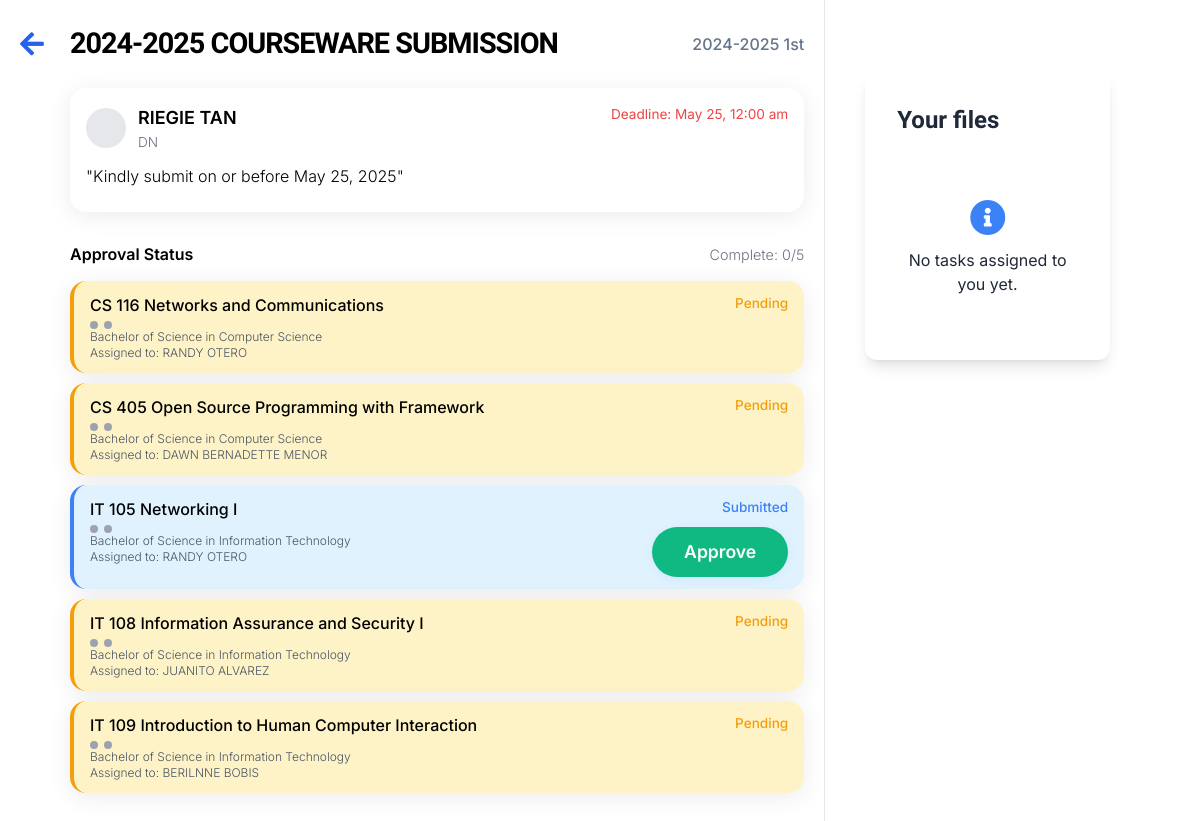
Page /main/dashboard/submissionspage.php (signed in) on the committed database.
### tables this page shows
CREATE TABLE `tasks` (
  `TaskID` int(11) NOT NULL AUTO_INCREMENT,
  `Title` varchar(255) NOT NULL,
  `Description` text DEFAULT NULL,
  `CreatedBy` int(11) DEFAULT NULL,
  `FacultyID` int(11) DEFAULT NULL,
  `DueDate` date DEFAULT NULL,
  `Status` enum('Pending','In Progress','Completed') DEFAULT 'Pending',
  `SchoolYear` varchar(30) NOT NULL,
  `Term` varchar(30) NOT NULL,
  `CreatedAt` datetime DEFAULT current_timestamp(),
  PRIMARY KEY (`TaskID`),
  KEY `CreatedBy` (`CreatedBy`),
  KEY `FacultyID` (`FacultyID`),
  CONSTRAINT `tasks_ibfk_1` FOREIGN KEY (`CreatedBy`) REFERENCES `personnel` (`PersonnelID`),
  CONSTRAINT `tasks_ibfk_2` FOREIGN KEY (`FacultyID`) REFERENCES `faculties` (`FacultyID`)
);

CREATE TABLE `personnel` (
  `PersonnelID` int(11) NOT NULL AUTO_INCREMENT,
  `FirstName` varchar(50) NOT NULL,
  `LastName` varchar(50) NOT NULL,
  `Gender` enum('Male','Female','Other') DEFAULT NULL,
  `Role` varchar(10) DEFAULT NULL,
  `FacultyID` int(11) DEFAULT NULL,
  `AccountID` int(11) DEFAULT NULL,
  PRIMARY KEY (`PersonnelID`),
  KEY `FacultyID` (`FacultyID`),
  KEY `AccountID` (`AccountID`),
  CONSTRAINT `personnel_ibfk_1` FOREIGN KEY (`FacultyID`) REFERENCES `faculties` (`FacultyID`),
  CONSTRAINT `personnel_ibfk_2` FOREIGN KEY (`AccountID`) REFERENCES `accounts` (`AccountID`) ON DELETE SET NULL ON UPDATE CASCADE
);

CREATE TABLE `task_assignments` (
  `TaskAssignmentID` int(11) NOT NULL AUTO_INCREMENT,
  `TaskID` int(11) NOT NULL,
  `ProgramID` int(11) NOT NULL,
  `CourseCode` varchar(10) NOT NULL,
  `FacultyID` int(11) NOT NULL,
  `Status` enum('Pending','Submitted','Completed') DEFAULT 'Pending',
  `ReviewStatus` enum('Not Reviewed','Approved','Rejected') DEFAULT 'Not Reviewed',
  `SubmissionPath` varchar(255) DEFAULT NULL,
  `SubmissionDate` datetime DEFAULT NULL,
  `ApprovedBy` int(11) DEFAULT NULL,
  `ApprovalDate` datetime DEFAULT NULL,
  `RevisionReason` text DEFAULT NULL,
  PRIMARY KEY (`TaskAssignmentID`),
  KEY `fk_task_assignments_tasks` (`TaskID`),
  KEY `fk_task_assignments_program` (`ProgramID`),
  KEY `fk_task_assignments_course` (`CourseCode`),
  KEY `fk_task_assignments_faculty` (`FacultyID`),
  KEY `fk_task_assignments_approver` (`ApprovedBy`),
  CONSTRAINT `fk_task_assignments_approver` FOREIGN KEY (`ApprovedBy`) REFERENCES `personnel` (`PersonnelID`) ON DELETE SET NULL,
  CONSTRAINT `fk_task_assignments_course` FOREIGN KEY (`CourseCode`) REFERENCES `courses` (`CourseCode`) ON DELETE CASCADE,
  CONSTRAINT `fk_task_assignments_faculty` FOREIGN KEY (`FacultyID`) REFERENCES `faculties` (`FacultyID`) ON DELETE CASCADE,
  CONSTRAINT `fk_task_assignments_program` FOREIGN KEY (`ProgramID`) REFERENCES `programs` (`ProgramID`) ON DELETE CASCADE,
  CONSTRAINT `fk_task_assignments_tasks` FOREIGN KEY (`TaskID`) REFERENCES `tasks` (`TaskID`) ON DELETE CASCADE
);

CREATE TABLE `courses` (
  `CourseCode` varchar(10) NOT NULL,
  `Title` varchar(100) DEFAULT NULL,
  PRIMARY KEY (`CourseCode`)
);

CREATE TABLE `programs` (
  `ProgramID` int(11) NOT NULL AUTO_INCREMENT,
  `ProgramCode` varchar(10) NOT NULL,
  `ProgramName` varchar(100) NOT NULL,
  PRIMARY KEY (`ProgramID`)
);

### main/dashboard/submissionspage.php (the view, shortened to what the rows shown need)
<?php
$conn = new mysqli("localhost", "root", "", "cms");
$accountID = $_SESSION['AccountID'];
$userRole = "";
$facultyID = null;
$sql = "SELECT personnel.PersonnelID, personnel.FacultyID, personnel.Role, faculties.Faculty
        FROM personnel
        JOIN faculties ON personnel.FacultyID = faculties.FacultyID
        WHERE personnel.AccountID = ?";
$stmt = $conn->prepare($sql);
$stmt->bind_param("i", $accountID);
$stmt->execute();
$result = $stmt->get_result();
if ($result && $result->num_rows > 0) {
    $row = $result->fetch_assoc();
    $facultyID = $row['FacultyID'];
    $personnelID = $row['PersonnelID'];
    $userRole = $row['Role'];
}
$tasks = [];
if (isset($_GET['task_id'])) {
    $taskID = $_GET['task_id'];
    $tasksSql = "SELECT t.TaskID, t.Title, t.Description, t.DueDate, t.Status, t.CreatedAt,
                t.SchoolYear, t.Term, COUNT(ta.TaskAssignmentID) as TotalAssignments,
                SUM(CASE WHEN ta.Status = 'Completed' THEN 1 ELSE 0 END) as CompletedAssignments,
                p.FirstName as CreatorFirstName, p.LastName as CreatorLastName, p.Role as CreatorRole,
                ta.RevisionReason
                FROM tasks t
                JOIN task_assignments ta ON t.TaskID = ta.TaskID
                JOIN program_courses pc ON ta.CourseCode = pc.CourseCode AND ta.ProgramID = pc.ProgramID
                LEFT JOIN personnel p ON t.CreatedBy = p.PersonnelID
                WHERE t.TaskID = ? AND t.FacultyID = ?";
    if ($userRole != 'DN' && $userRole != 'PH' && $userRole != 'COR') {
        $tasksSql .= " AND pc.PersonnelID = ?";
    }
    $tasksSql .= " GROUP BY t.TaskID ORDER BY t.CreatedAt DESC";
    $tasksStmt = $conn->prepare($tasksSql);
    if ($userRole != 'DN' && $userRole != 'PH' && $userRole != 'COR') {
        $tasksStmt->bind_param("iii", $taskID, $facultyID, $personnelID);
    } else {
        $tasksStmt->bind_param("ii", $taskID, $facultyID);
    }
} else if ($userRole == 'DN' || $userRole == 'PH' || $userRole == 'COR') {
    $tasksSql = "SELECT t.TaskID, t.Title, t.Description, t.DueDate, t.Status, t.CreatedAt,
                t.SchoolYear, t.Term, COUNT(ta.TaskAssignmentID) as TotalAssignments,
                SUM(CASE WHEN ta.Status = 'Completed' THEN 1 ELSE 0 END) as CompletedAssignments,
                p.FirstName as CreatorFirstName, p.LastName as CreatorLastName, p.Role as CreatorRole,
                ta.RevisionReason
                FROM tasks t
                JOIN task_assignments ta ON t.TaskID = ta.TaskID
                JOIN program_courses pc ON ta.CourseCode = pc.CourseCode AND ta.ProgramID = pc.ProgramID
                LEFT JOIN personnel p ON t.CreatedBy = p.PersonnelID
                WHERE t.FacultyID = ?
                GROUP BY t.TaskID
                ORDER BY t.CreatedAt DESC";
    $tasksStmt = $conn->prepare($tasksSql);
    $tasksStmt->bind_param("i", $facultyID);
}
$tasksStmt->execute();
$tasksResult = $tasksStmt->get_result();
while ($taskRow = $tasksResult->fetch_assoc()) {
    $assignmentsSql = "SELECT ta.TaskAssignmentID, ta.CourseCode, ta.ProgramID, ta.Status as AssignmentStatus,
                    ta.SubmissionPath, ta.SubmissionDate, ta.ApprovalDate, ta.RevisionReason,
                    c.Title as CourseTitle, p.ProgramName, p.ProgramCode,
                    CONCAT(per.FirstName, ' ', per.LastName) as AssignedTo,
                    per.PersonnelID as PersonnelID,
                    CONCAT(apr.FirstName, ' ', apr.LastName) as ApprovedBy
                    FROM task_assignments ta
                    JOIN courses c ON ta.CourseCode = c.CourseCode
                    JOIN programs p ON ta.ProgramID = p.ProgramID
                    LEFT JOIN program_courses pc ON ta.CourseCode = pc.CourseCode AND ta.ProgramID = pc.ProgramID
                    LEFT JOIN personnel per ON pc.PersonnelID = per.PersonnelID
                    LEFT JOIN personnel apr ON ta.ApprovedBy = apr.PersonnelID
                    WHERE ta.TaskID = ?";
    $assignmentsSql .= " ORDER BY p.ProgramName, ta.CourseCode";
    $assignmentsStmt = $conn->prepare($assignmentsSql);
    if ($userRole != 'DN' && $userRole != 'PH' && $userRole != 'COR') {
        $assignmentsStmt->bind_param("ii", $taskRow['TaskID'], $personnelID);
    } else {
        $assignmentsStmt->bind_param("i", $taskRow['TaskID']);
    }
    $assignmentsStmt->execute();
    $assignmentsResult = $assignmentsStmt->get_result();
    $assignments = [];
    while ($assignmentRow = $assignmentsResult->fetch_assoc()) {
        $assignments[] = $assignmentRow;
    }
    $taskRow['Assignments'] = $assignments;
    $tasks[] = $taskRow;
}
$backUrl = '../../main/dashboard/dn-dash.php';
if (isset($_GET['from'])) {
  switch ($_GET['from']) {
    case 'task_frame':
      $backUrl = '../../main/task/task_frame.php';
      break;
    case 'dn-dash':
      $backUrl = '../../main/dashboard/dn-dash.php';
      break;
    case 'fm-dash':
      $backUrl = '../../main/dashboard/fm-dash.php';
      break;
    case 'ph-dash':
      $backUrl = '../../main/dashboard/ph-dash.php';
      break;
  }
} else {
  switch ($userRole) {
    case 'DN':
    default:
      $backUrl = '../../main/dashboard/dn-dash.php';
      break;
  }
}
?>
<!DOCTYPE html>
<html lang="en">
<head>
  <link href="../../src/tailwind/output.css" rel="stylesheet" />
  <link href="https://cdnjs.cloudflare.com/ajax/libs/font-awesome/5.15.3/css/all.min.css" rel="stylesheet" />
</head>
<body class="px-[50px]">
  <div class="content">
    <div class="tasks-section">
      <?php if (empty($tasks)): ?>
      <div class="no-tasks">
        <p>No tasks available. <?php echo ($userRole == 'DN') ? 'Create your first task!' : 'Tasks assigned to you will appear here.'; ?></p>
      </div>
      <?php else: ?>
        <?php if (!empty($tasks)): ?>
          <div class="section-header mb-8" style="position: relative; min-height: 48px; display: flex; align-items: center;">
            <a href="<?php echo $backUrl; ?>" class="back-arrow-btn" title="Back" style="position: absolute; left: -50px; top: 50%; transform: translateY(-50%); margin: 0;"><i class="fas fa-arrow-left"></i></a>
            <h3 class="task-title font-overpass" style="font-family: 'Overpass', sans-serif; margin-left: 0;">
              <?php echo htmlspecialchars($tasks[0]['Title']); ?>
            </h3>
            <span class="course-code" style="margin-left: 1rem;">
              <?php echo htmlspecialchars($tasks[0]['SchoolYear'] . ' ' . $tasks[0]['Term']); ?>
            </span>
          </div>
        <?php endif; ?>
        <?php foreach ($tasks as $task): ?>
          <div class="task-list mb-8">
            <div class="task-card mb-4">
              <div class="task-header mb-2">
                <div class="faculty-info">
                  <div class="faculty-avatar"></div>
                  <div class="faculty-details">
                    <p class="faculty-name text-lg font-semibold"><?php echo htmlspecialchars($task['CreatorFirstName'] . ' ' . $task['CreatorLastName']); ?></p>
                    <p class="faculty-role font-light"><?php echo htmlspecialchars($task['CreatorRole']); ?></p>
                  </div>
                </div>
                <div class="deadline">
                  <p>Deadline: <?php echo date("F j, g:i a", strtotime($task['DueDate'])); ?></p>
                </div>
              </div>
              <div class="task-content mb-2">
                <p class="text-base font-light">"<?php echo htmlspecialchars($task['Description']); ?>"</p>
              </div>
            </div>
            <div class="approval-section">
              <div class="approval-header mb-2">
                <h3 class="font-semibold">Approval Status</h3>
                <div class="complete-label font-light">Complete: <?php echo $task['CompletedAssignments']; ?>/<?php echo $task['TotalAssignments']; ?></div>
              </div>
              <?php if (!empty($task['Assignments'])): ?>
                <?php foreach ($task['Assignments'] as $assignment): ?>
                  <div class="course-card <?php echo $assignment['AssignmentStatus'] == 'Completed' ? 'completed' : ($assignment['AssignmentStatus'] == 'Submitted' ? 'submitted' : 'pending'); ?> mb-3">
                    <div class="course-info">
                      <p class="course-name font-semibold"><?php echo htmlspecialchars($assignment['CourseCode'] . ' ' . $assignment['CourseTitle']); ?></p>
                      <div class="course-badges">
                        <span class="badge"></span>
                        <span class="badge"></span>
                      </div>
                      <p class="text-xs text-gray-600 font-light"><?php echo htmlspecialchars($assignment['ProgramName']); ?></p>
                      <p class="text-xs text-gray-600 font-light">Assigned to: <?php echo !empty($assignment['AssignedTo']) ? htmlspecialchars($assignment['AssignedTo']) : 'No assigned professor'; ?></p>
                    </div>
                    <div class="status">
                      <span class="status-label <?php echo strtolower($assignment['AssignmentStatus']); ?>">
                        <?php echo $assignment['AssignmentStatus']; ?>
                      </span>
                      <?php if ($assignment['AssignmentStatus'] == 'Completed'): ?>
                        <br>
                        <p class="signed-by font-light">Signed by: <?php echo htmlspecialchars($assignment['ApprovedBy']); ?></p>
                        <p class="text-xs text-gray-500 font-light"><?php echo date("M j, Y", strtotime($assignment['ApprovalDate'])); ?></p>
                      <?php elseif ($assignment['AssignmentStatus'] == 'Submitted' && $userRole == 'DN'): ?>
                        <form method="POST" action="../task/task_actions.php" class="mt-1">
                          <button type="submit" class="approval-btn">
                            Approve
                          </button>
                        </form>
                      <?php elseif ($assignment['AssignmentStatus'] == 'Submitted'): ?>
                        <p class="text-xs text-gray-500 font-light">Submitted: <?php echo date("M j, Y", strtotime($assignment['SubmissionDate'])); ?></p>
                      <?php endif; ?>
                    </div>
                  </div>
                <?php endforeach; ?>
              <?php else: ?>
                <p class="text-center text-gray-500 my-4 font-light">No courses assigned to this task.</p>
              <?php endif; ?>
            </div>
          </div>
        <?php endforeach; ?>
      <?php endif; ?>
    </div>
  </div>
</body>
</html>

### rows in the picture
tasks: Title "2024-2025 COURSEWARE SUBMISSION", SchoolYear+Term "2024-2025 1st", CreatedBy.LastName "RIEGIE TAN", CreatedBy.Role "DN", DueDate "May 25, 12:00 am", Description "Kindly submit on or before May 25, 2025", CompletedAssignments "0", TotalAssignments "5"
task_assignments: CourseCode.Title "CS 116 Networks and Communications", ProgramID.ProgramName "Bachelor of Science in Computer Science", AssignedTo "RANDY OTERO", Status "Pending"
task_assignments: CourseCode.Title "CS 405 Open Source Programming with Framework", ProgramID.ProgramName "Bachelor of Science in Computer Science", AssignedTo "DAWN BERNADETTE MENOR", Status "Pending"
task_assignments: CourseCode.Title "IT 105 Networking I", ProgramID.ProgramName "Bachelor of Science in Information Technology", AssignedTo "RANDY OTERO", Status "Submitted"
task_assignments: CourseCode.Title "IT 108 Information Assurance and Security I", ProgramID.ProgramName "Bachelor of Science in Information Technology", AssignedTo "JUANITO ALVAREZ", Status "Pending"
task_assignments: CourseCode.Title "IT 109 Introduction to Human Computer Interaction", ProgramID.ProgramName "Bachelor of Science in Information Technology", AssignedTo "BERILNNE BOBIS", Status "Pending"
